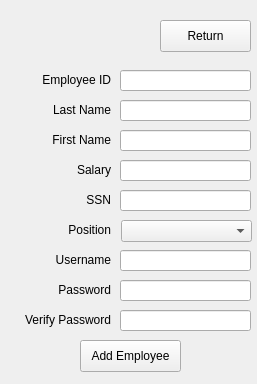
<?xml version="1.0" encoding="UTF-8"?>
<ui version="4.0">
 <class>ControlTab_NewEmployee</class>
 <widget class="QWidget" name="ControlTab_NewEmployee">
  <property name="geometry">
   <rect>
    <x>0</x>
    <y>0</y>
    <width>257</width>
    <height>384</height>
   </rect>
  </property>
  <property name="windowTitle">
   <string>Form</string>
  </property>
  <widget class="QLineEdit" name="lineEdit_lastName">
   <property name="geometry">
    <rect>
     <x>120</x>
     <y>100</y>
     <width>131</width>
     <height>21</height>
    </rect>
   </property>
   <property name="maxLength">
    <number>30</number>
   </property>
  </widget>
  <widget class="QLabel" name="label_3">
   <property name="geometry">
    <rect>
     <x>20</x>
     <y>160</y>
     <width>91</width>
     <height>20</height>
    </rect>
   </property>
   <property name="text">
    <string>Salary</string>
   </property>
   <property name="alignment">
    <set>Qt::AlignRight|Qt::AlignTrailing|Qt::AlignVCenter</set>
   </property>
  </widget>
  <widget class="QLineEdit" name="lineEdit_ssn">
   <property name="geometry">
    <rect>
     <x>120</x>
     <y>190</y>
     <width>131</width>
     <height>21</height>
    </rect>
   </property>
   <property name="maxLength">
    <number>9</number>
   </property>
  </widget>
  <widget class="QLabel" name="label_4">
   <property name="geometry">
    <rect>
     <x>20</x>
     <y>190</y>
     <width>91</width>
     <height>20</height>
    </rect>
   </property>
   <property name="text">
    <string>SSN</string>
   </property>
   <property name="alignment">
    <set>Qt::AlignRight|Qt::AlignTrailing|Qt::AlignVCenter</set>
   </property>
  </widget>
  <widget class="QLineEdit" name="lineEdit_password">
   <property name="geometry">
    <rect>
     <x>120</x>
     <y>280</y>
     <width>131</width>
     <height>21</height>
    </rect>
   </property>
   <property name="maxLength">
    <number>20</number>
   </property>
  </widget>
  <widget class="QLabel" name="label_lastName">
   <property name="geometry">
    <rect>
     <x>20</x>
     <y>100</y>
     <width>91</width>
     <height>20</height>
    </rect>
   </property>
   <property name="text">
    <string>Last Name</string>
   </property>
   <property name="alignment">
    <set>Qt::AlignRight|Qt::AlignTrailing|Qt::AlignVCenter</set>
   </property>
  </widget>
  <widget class="QLabel" name="label">
   <property name="geometry">
    <rect>
     <x>20</x>
     <y>70</y>
     <width>91</width>
     <height>20</height>
    </rect>
   </property>
   <property name="text">
    <string>Employee ID</string>
   </property>
   <property name="alignment">
    <set>Qt::AlignRight|Qt::AlignTrailing|Qt::AlignVCenter</set>
   </property>
  </widget>
  <widget class="QLineEdit" name="lineEdit_firstName">
   <property name="geometry">
    <rect>
     <x>120</x>
     <y>130</y>
     <width>131</width>
     <height>21</height>
    </rect>
   </property>
   <property name="maxLength">
    <number>30</number>
   </property>
  </widget>
  <widget class="QLabel" name="label_6">
   <property name="geometry">
    <rect>
     <x>20</x>
     <y>220</y>
     <width>91</width>
     <height>20</height>
    </rect>
   </property>
   <property name="text">
    <string>Position</string>
   </property>
   <property name="alignment">
    <set>Qt::AlignRight|Qt::AlignTrailing|Qt::AlignVCenter</set>
   </property>
  </widget>
  <widget class="QLineEdit" name="lineEdit_username">
   <property name="geometry">
    <rect>
     <x>120</x>
     <y>250</y>
     <width>131</width>
     <height>21</height>
    </rect>
   </property>
   <property name="maxLength">
    <number>20</number>
   </property>
  </widget>
  <widget class="QLineEdit" name="lineEdit_salary">
   <property name="geometry">
    <rect>
     <x>120</x>
     <y>160</y>
     <width>131</width>
     <height>21</height>
    </rect>
   </property>
   <property name="maxLength">
    <number>12</number>
   </property>
  </widget>
  <widget class="QLabel" name="label_7">
   <property name="geometry">
    <rect>
     <x>20</x>
     <y>280</y>
     <width>91</width>
     <height>20</height>
    </rect>
   </property>
   <property name="text">
    <string>Password</string>
   </property>
   <property name="alignment">
    <set>Qt::AlignRight|Qt::AlignTrailing|Qt::AlignVCenter</set>
   </property>
  </widget>
  <widget class="QLineEdit" name="lineEdit_employeeID">
   <property name="geometry">
    <rect>
     <x>120</x>
     <y>70</y>
     <width>131</width>
     <height>21</height>
    </rect>
   </property>
   <property name="maxLength">
    <number>9</number>
   </property>
  </widget>
  <widget class="QLabel" name="label_firstName">
   <property name="geometry">
    <rect>
     <x>20</x>
     <y>130</y>
     <width>91</width>
     <height>20</height>
    </rect>
   </property>
   <property name="text">
    <string>First Name</string>
   </property>
   <property name="alignment">
    <set>Qt::AlignRight|Qt::AlignTrailing|Qt::AlignVCenter</set>
   </property>
  </widget>
  <widget class="QPushButton" name="pushButton_return">
   <property name="geometry">
    <rect>
     <x>160</x>
     <y>20</y>
     <width>91</width>
     <height>32</height>
    </rect>
   </property>
   <property name="text">
    <string>Return</string>
   </property>
  </widget>
  <widget class="QLabel" name="label_8">
   <property name="geometry">
    <rect>
     <x>20</x>
     <y>250</y>
     <width>91</width>
     <height>20</height>
    </rect>
   </property>
   <property name="text">
    <string>Username</string>
   </property>
   <property name="alignment">
    <set>Qt::AlignRight|Qt::AlignTrailing|Qt::AlignVCenter</set>
   </property>
  </widget>
  <widget class="QComboBox" name="comboBox_position">
   <property name="geometry">
    <rect>
     <x>121</x>
     <y>220</y>
     <width>131</width>
     <height>22</height>
    </rect>
   </property>
  </widget>
  <widget class="QLineEdit" name="lineEdit_verifyPassword">
   <property name="geometry">
    <rect>
     <x>120</x>
     <y>310</y>
     <width>131</width>
     <height>21</height>
    </rect>
   </property>
   <property name="maxLength">
    <number>20</number>
   </property>
  </widget>
  <widget class="QLabel" name="label_9">
   <property name="geometry">
    <rect>
     <x>20</x>
     <y>310</y>
     <width>91</width>
     <height>20</height>
    </rect>
   </property>
   <property name="text">
    <string>Verify Password</string>
   </property>
   <property name="alignment">
    <set>Qt::AlignRight|Qt::AlignTrailing|Qt::AlignVCenter</set>
   </property>
  </widget>
  <widget class="QPushButton" name="pushButton_addEmployee">
   <property name="geometry">
    <rect>
     <x>80</x>
     <y>340</y>
     <width>101</width>
     <height>32</height>
    </rect>
   </property>
   <property name="text">
    <string>Add Employee</string>
   </property>
  </widget>
 </widget>
 <tabstops>
  <tabstop>lineEdit_employeeID</tabstop>
  <tabstop>lineEdit_lastName</tabstop>
  <tabstop>lineEdit_firstName</tabstop>
  <tabstop>lineEdit_salary</tabstop>
  <tabstop>lineEdit_ssn</tabstop>
  <tabstop>comboBox_position</tabstop>
  <tabstop>lineEdit_username</tabstop>
  <tabstop>lineEdit_password</tabstop>
  <tabstop>lineEdit_verifyPassword</tabstop>
  <tabstop>pushButton_addEmployee</tabstop>
  <tabstop>pushButton_return</tabstop>
 </tabstops>
 <resources/>
 <connections/>
</ui>
